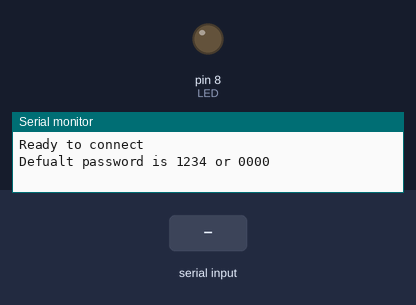
Bench run of a sketch on a simulated Arduino Uno, built with avr-gcc and run on an emulated ATmega328P. Parts: output pins drawn as LEDs (lit = HIGH), the last lines printed to the serial monitor. The inputs (shaded band) are chosen by the test bench.

Above: at 1.2 s.
1.3 s: "1" received over the second serial link
At 3.5 s:
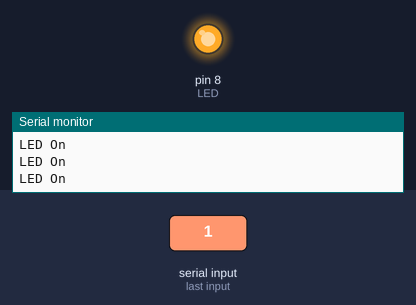
3.8 s: "0" received over the second serial link
At 5.6 s:
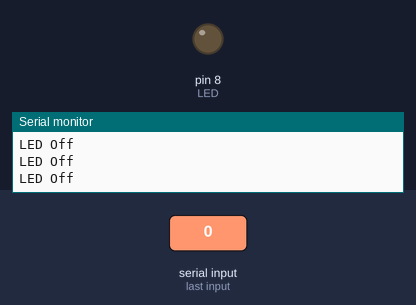
6.7 s: "ON" received over the second serial link
At 8.9 s:
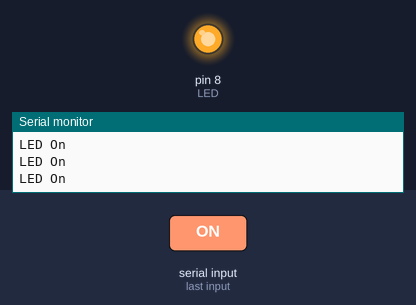
9.7 s: "OFF" received over the second serial link
At 11.4 s:
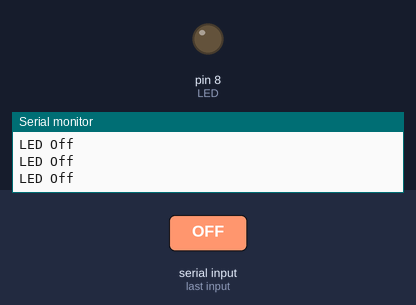
Timing chart, 0 to 12.9 s (numbered marks = the images above; inputs shaded):
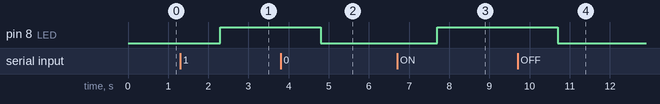

The sketch:

30-HC05.ino
```cpp
#include <SoftwareSerial.h>
SoftwareSerial MyBlue(2, 3); // RX | TX
String flag;
int LED = 8;
void setup()
{
  Serial.begin(9600);
  MyBlue.begin(9600);
  pinMode(LED, OUTPUT);
  Serial.println("Ready to connect\nDefualt password is 1234 or 0000");
}
void loop()
{
  if (MyBlue.available())
  {
    flag = MyBlue.readString();
    flag.trim();
  }
  if (flag == "1" || flag=="ON" || flag=="on")
  {
    digitalWrite(LED, HIGH);
    Serial.println("LED On");
  }
  else if (flag == "0" || flag=="OFF" || flag=="off")
  {
    digitalWrite(LED, LOW);
    Serial.println("LED Off");
  }
}
```

Measured:
- after the input at 1.3 s, pin 8 (LED): LOW → HIGH after 1.0 s
- after the input at 3.8 s, pin 8 (LED): HIGH → LOW after 1.0 s
- after the input at 6.7 s, pin 8 (LED): LOW → HIGH after 1.0 s
- after the input at 9.7 s, pin 8 (LED): HIGH → LOW after 1.0 s
